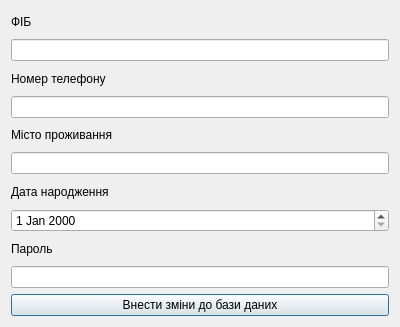
<?xml version="1.0" encoding="UTF-8"?>
<ui version="4.0">
 <class>Profile_win</class>
 <widget class="QDialog" name="Profile_win">
  <property name="geometry">
   <rect>
    <x>0</x>
    <y>0</y>
    <width>400</width>
    <height>327</height>
   </rect>
  </property>
  <property name="windowTitle">
   <string>Dialog</string>
  </property>
  <layout class="QGridLayout" name="gridLayout">
   <item row="0" column="0">
    <widget class="QLabel" name="label">
     <property name="text">
      <string>ФІБ</string>
     </property>
    </widget>
   </item>
   <item row="1" column="0">
    <widget class="QLineEdit" name="lineEdit"/>
   </item>
   <item row="2" column="0">
    <widget class="QLabel" name="label_2">
     <property name="text">
      <string>Номер телефону</string>
     </property>
    </widget>
   </item>
   <item row="3" column="0">
    <widget class="QLineEdit" name="lineEdit_2"/>
   </item>
   <item row="4" column="0">
    <widget class="QLabel" name="label_3">
     <property name="text">
      <string>Місто проживання</string>
     </property>
    </widget>
   </item>
   <item row="5" column="0">
    <widget class="QLineEdit" name="lineEdit_4"/>
   </item>
   <item row="6" column="0">
    <widget class="QLabel" name="label_5">
     <property name="text">
      <string>Дата народження</string>
     </property>
    </widget>
   </item>
   <item row="7" column="0">
    <widget class="QDateEdit" name="dateEdit"/>
   </item>
   <item row="8" column="0">
    <widget class="QLabel" name="label_4">
     <property name="text">
      <string>Пароль</string>
     </property>
    </widget>
   </item>
   <item row="9" column="0">
    <widget class="QLineEdit" name="lineEdit_3"/>
   </item>
   <item row="10" column="0">
    <widget class="QPushButton" name="pushButton">
     <property name="text">
      <string>Внести зміни до бази даних</string>
     </property>
    </widget>
   </item>
  </layout>
 </widget>
 <resources/>
 <connections/>
</ui>
